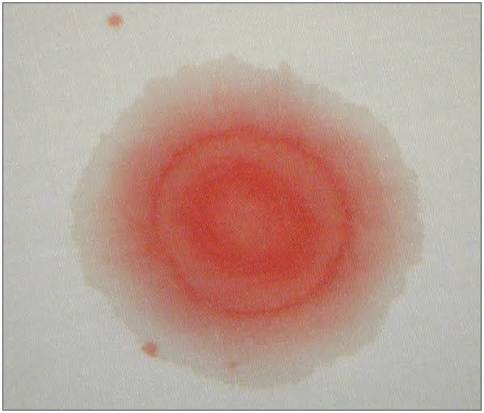
#> input picture csf image.jpg, 484 x 413 px
$ python -i sample_validation.py   (imports and definitions only)   (older library calls are emulated)
#> lines starting #> are read from the running program, lines starting #| are printed output that depends on the picture; after the words box and inside, x2 and y2 are one past the last pixel; in counts of white or black regions, pixels touching at a corner belong together
### backend/app/image_processing/preprocessing.py
"""Shared low-level image utilities used across the quality/ROI/halo modules."""
from __future__ import annotations

import cv2
import numpy as np


def to_grayscale(image_bgr: np.ndarray) -> np.ndarray:
    if image_bgr.ndim == 2:
        return image_bgr
    return cv2.cvtColor(image_bgr, cv2.COLOR_BGR2GRAY)


# [4 lines left out: function gaussian_blur, not called in this run]


def clahe_equalize(gray: np.ndarray, clip_limit: float = 2.0, tile: int = 8) -> np.ndarray:
    clahe = cv2.createCLAHE(clipLimit=clip_limit, tileGridSize=(tile, tile))
    return clahe.apply(gray)


def resize_max_dimension(image_bgr: np.ndarray, max_dim: int = 900) -> tuple[np.ndarray, float]:
    """Downscale for consistent, fast processing. Returns (image, scale_applied)."""
    h, w = image_bgr.shape[:2]
    longest = max(h, w)
    if longest <= max_dim:
        return image_bgr, 1.0
    scale = max_dim / float(longest)
    resized = cv2.resize(image_bgr, (int(w * scale), int(h * scale)), interpolation=cv2.INTER_AREA)
    return resized, scale


# [15 lines left out: function to_polar, not called in this run]

### backend/app/image_processing/sample_validation.py
"""Sample gate: respond ONLY to photos of a halo test sample (fluid drop on a pad).

Runs before any analysis. Without it, any photo — a face, a cat, a coffee cup — went through
the pipeline and came back "HALO DETECTED" with a confident classification.

Rather than only ruling things out, the gate requires positive evidence of a fluid stain.
Checks, in order (first failure wins):

  1. face            — a face is detected (YuNet DNN + LBP cascade; either one is enough)
  2. no_sample_pad   — the image border isn't a pale, low-saturation absorbent pad
  3. no_stain        — no darker, roughly round stain on the pad
  4. not_fluid_stain — the stain doesn't look like soaked-in fluid: fluid wicks into the pad,
                       leaving a SOFT edge, a SMOOTH interior and a red-brown (blood) colour.
                       Solid objects (coins, stickers, buttons, caps), heads and silhouettes
                       have sharp outlines, internal detail, or neutral/black colour.
  5. cluttered_scene — too much edge detail around the stain for a plain pad

Calibration (docs/validation.md): every one of 1,116 dataset images (all 7 classes plus JPEG,
phone-size, warm-light, dim and fibre-texture variants) is accepted; every natural photo,
tilted/partial/low-light selfie, and stain look-alike (stickers, coins, caps, backlit head)
is refused. Margins are deliberately wide on the sample side because real gauze photos are
messier than the synthetic set — recalibrate once real sample photos exist; refused images
log their measured values for exactly that purpose.

Known limitation: a halo test is blood mixed with the test fluid, so a stain with no blood at
all (clear fluid only) is refused as not_fluid_stain.
"""
from __future__ import annotations

import hashlib
import logging
from dataclasses import dataclass, field
from functools import lru_cache
from pathlib import Path

import cv2
import numpy as np

from app.image_processing.preprocessing import resize_max_dimension, to_grayscale

logger = logging.getLogger(__name__)

# --- thresholds (observed sample ranges in comments) ---
PAD_MIN_BRIGHTNESS = 120          # samples >= 187
PAD_MAX_SATURATION = 60           # samples <= 17
STAIN_MIN_CIRCULARITY = 0.66      # samples >= 0.94; natural photos <= 0.60; a square is 0.64
STAIN_MIN_CONTRAST = 20           # pad brightness minus stain brightness
STAIN_AREA_RANGE = (0.002, 0.85)
STAIN_MIN_WARM_FRACTION = 0.40    # samples >= 0.66; black/grey objects, silhouettes = 0
STAIN_MIN_SATURATION = 50         # samples >= 78; backlit silhouette 36
STAIN_MAX_INTERIOR_EDGES = 0.05   # samples <= 0.031; faces/animals/objects up to 0.09+
STAIN_MAX_RIM_SHARPNESS = 1.20    # samples <= 0.85; every solid object/selfie tested >= 1.49
MAX_EDGE_DENSITY_OUTSIDE = 0.02   # samples 0.000; most natural photos 0.02-0.25
FACE_MIN_SCORE = 0.6              # YuNet: 0 of 1,668 sample images scored above 0.0

_YUNET_PATH = Path(__file__).resolve().parent.parent / "models_bin" / "face_detection_yunet_2023mar.onnx"
_YUNET_SHA256 = "8f2383e4dd3cfbb4553ea8718107fc0423210dc964f9f4280604804ed2552fa4"

MESSAGES = {
    "face": "This looks like a photo of a person's face. Only photos of a halo test sample "
            "(fluid drop on an absorbent pad or gauze) can be analysed.",
    "no_sample_pad": "No sample pad was found. The sample should sit on a pale, plain absorbent "
                     "pad or gauze that fills most of the photo.",
    "no_stain": "No round fluid stain was found on the pad. Centre the drop in the frame and "
                "make sure the stain is visible.",
    "not_fluid_stain": "The dark spot doesn't look like a fluid stain. A halo test stain is blood "
                       "mixed with fluid soaked into the pad — red-brown, with a soft edge and no "
                       "internal detail. This looks like a solid object, a person, or a non-blood mark.",
    "cluttered_scene": "The photo contains too much other detail around the sample. Photograph "
                       "only the pad, close up, against a plain surface.",
}


class NotASampleError(Exception):
    def __init__(self, reason: str, metrics: dict | None = None):
        super().__init__(MESSAGES[reason])
        self.reason = reason
        self.metrics = metrics or {}  # numeric check values only — safe to log, no image content


@dataclass
class SampleCheck:
    ok: bool
    reason: str | None = None
    metrics: dict = field(default_factory=dict)

    @property
    def message(self) -> str | None:
        return MESSAGES.get(self.reason) if self.reason else None


# ---------------- faces ----------------

@lru_cache(maxsize=1)
def _lbp_cascade():
    from skimage.data import lbp_frontal_face_cascade_filename
    from skimage.feature import Cascade
    return Cascade(lbp_frontal_face_cascade_filename())


@lru_cache(maxsize=1)
def _yunet():
    """YuNet face detector (OpenCV Zoo, MIT licence). Pinned by SHA-256 so a swapped model file
    is refused; if unavailable the LBP cascade alone is used and a warning is logged."""
    try:
        data = _YUNET_PATH.read_bytes()
    except OSError:
        logger.warning("YuNet model missing at %s — face detection falls back to LBP only.", _YUNET_PATH)
        return None
    if hashlib.sha256(data).hexdigest() != _YUNET_SHA256:
        logger.error("YuNet model hash mismatch — refusing to load it; using LBP only.")
        return None
    return cv2.FaceDetectorYN.create(str(_YUNET_PATH), "", (320, 320), 0.5, 0.3, 50)


def _count_faces(image_bgr: np.ndarray) -> int:
    count = 0
    detector = _yunet()
    if detector is not None:
        small, _ = resize_max_dimension(image_bgr, 640)
        detector.setInputSize((small.shape[1], small.shape[0]))
        _, faces = detector.detect(small)
        if faces is not None:
            count += int((faces[:, -1] >= FACE_MIN_SCORE).sum())
    if count:
        return count
    gray_small, _ = resize_max_dimension(to_grayscale(image_bgr), 512)
    return len(_lbp_cascade().detect_multi_scale(
        img=gray_small, scale_factor=1.2, step_ratio=1, min_size=(48, 48), max_size=(400, 400),
        min_neighbor_number=4,
    ))


# ---------------- pad and stain ----------------

def _border_hsv(image_bgr: np.ndarray) -> tuple[float, float]:
    hsv = cv2.cvtColor(image_bgr, cv2.COLOR_BGR2HSV)
    h, w = hsv.shape[:2]
    b = max(4, int(0.06 * min(h, w)))
    border = np.concatenate([hsv[:b].reshape(-1, 3), hsv[-b:].reshape(-1, 3),
                             hsv[:, :b].reshape(-1, 3), hsv[:, -b:].reshape(-1, 3)])
    return float(np.median(border[:, 2])), float(np.median(border[:, 1]))


def _largest_dark_blob(blurred: np.ndarray):
    _, mask = cv2.threshold(blurred, 0, 255, cv2.THRESH_BINARY_INV + cv2.THRESH_OTSU)
    mask = cv2.morphologyEx(mask, cv2.MORPH_OPEN, cv2.getStructuringElement(cv2.MORPH_ELLIPSE, (5, 5)))
    contours, _ = cv2.findContours(mask, cv2.RETR_EXTERNAL, cv2.CHAIN_APPROX_SIMPLE)
    if not contours:
        return None
    contour = max(contours, key=cv2.contourArea)
    area = cv2.contourArea(contour)
    if area <= 0:
        return None
    (cx, cy), radius = cv2.minEnclosingCircle(contour)
    blob_mask = np.zeros_like(blurred)
    cv2.drawContours(blob_mask, [contour], -1, 255, -1)
    return {
        "area_fraction": area / blurred.size, "circularity": area / (np.pi * radius * radius + 1e-9),
        "mean_gray": float(blurred[blob_mask > 0].mean()), "center": (cx, cy), "radius": radius,
        "mask": blob_mask,
    }


def _fluid_character(image_bgr: np.ndarray, gray: np.ndarray, blurred: np.ndarray, blob: dict) -> dict:
    """Colour, interior smoothness and rim softness of the stain."""
    mask, r = blob["mask"], blob["radius"]
    k = max(3, int(r * 0.15)) | 1
    core = cv2.erode(mask, cv2.getStructuringElement(cv2.MORPH_ELLIPSE, (k, k)))
    if not core.any():
        core = mask
    px = cv2.cvtColor(image_bgr, cv2.COLOR_BGR2HSV)[core > 0]
    warm = ((px[:, 0] <= 25) | (px[:, 0] >= 155)) & (px[:, 1] >= 60)  # red-brown hues, OpenCV 0-180 scale

    edges = cv2.Canny(cv2.GaussianBlur(gray, (5, 5), 0), 40, 120) > 0

    # Rim sharpness: steepest gradient across the stain boundary relative to the stain's contrast,
    # scaled by radius so a soft edge on a big stain isn't mistaken for a sharp one.
    f = blurred.astype(np.float32)
    mag = np.hypot(cv2.Sobel(f, cv2.CV_32F, 1, 0, ksize=3), cv2.Sobel(f, cv2.CV_32F, 0, 1, ksize=3))
    band = cv2.dilate(mask, np.ones((7, 7), np.uint8)) - cv2.erode(mask, np.ones((7, 7), np.uint8))
    ring_out = cv2.dilate(mask, np.ones((31, 31), np.uint8)) - cv2.dilate(mask, np.ones((15, 15), np.uint8))
    outside_level = float(np.median(blurred[ring_out > 0])) if ring_out.any() else 255.0
    contrast = max(1.0, outside_level - float(np.median(blurred[core > 0])))
    rim = float(np.percentile(mag[band > 0], 90)) / contrast * (r / 100.0) if band.any() else 99.0

    return {
        "stain_warm_fraction": round(float(warm.mean()), 3),
        "stain_saturation": float(np.median(px[:, 1])),
        "stain_interior_edges": round(float(edges[core > 0].mean()), 4),
        "stain_rim_sharpness": round(rim, 3),
    }


def validate_sample(image_bgr: np.ndarray) -> SampleCheck:
    image_bgr, _ = resize_max_dimension(image_bgr, 1024)
    gray = to_grayscale(image_bgr)
    blurred = cv2.GaussianBlur(gray, (7, 7), 0)
    h, w = gray.shape
    m: dict = {}

    m["faces"] = _count_faces(image_bgr)
    if m["faces"] > 0:
        return SampleCheck(False, "face", m)

    m["pad_brightness"], m["pad_saturation"] = _border_hsv(image_bgr)
    if m["pad_brightness"] < PAD_MIN_BRIGHTNESS or m["pad_saturation"] > PAD_MAX_SATURATION:
        return SampleCheck(False, "no_sample_pad", m)

    blob = _largest_dark_blob(blurred)
    if blob is None:
        return SampleCheck(False, "no_stain", m)
    m["stain_area_fraction"] = round(blob["area_fraction"], 4)
    m["stain_circularity"] = round(blob["circularity"], 3)
    m["stain_contrast"] = round(m["pad_brightness"] - blob["mean_gray"], 1)
    if (not STAIN_AREA_RANGE[0] <= blob["area_fraction"] <= STAIN_AREA_RANGE[1]
            or blob["circularity"] < STAIN_MIN_CIRCULARITY or m["stain_contrast"] < STAIN_MIN_CONTRAST):
        return SampleCheck(False, "no_stain", m)

    m.update(_fluid_character(image_bgr, gray, blurred, blob))
    if (m["stain_warm_fraction"] < STAIN_MIN_WARM_FRACTION or m["stain_saturation"] < STAIN_MIN_SATURATION
            or m["stain_interior_edges"] > STAIN_MAX_INTERIOR_EDGES
            or m["stain_rim_sharpness"] > STAIN_MAX_RIM_SHARPNESS):
        return SampleCheck(False, "not_fluid_stain", m)

    # Edge detail outside the stain, leaving room for the halo ring itself (outer ring radius
    # can reach ~1.9x the stain radius when the stain blob is only the inner core). The outermost
    # border strip is excluded: a photo/scan frame or crop edge produces a hard line right at the
    # image boundary that isn't scene clutter, unlike real background objects which spread edges
    # through the interior of the "outside" ring.
    yy, xx = np.ogrid[:h, :w]
    cx, cy = blob["center"]
    b = max(4, int(0.06 * min(h, w)))
    not_border = (yy >= b) & (yy < h - b) & (xx >= b) & (xx < w - b)
    outside = (np.hypot(xx - cx, yy - cy) > blob["radius"] * 2.2) & not_border
    edges = cv2.Canny(cv2.GaussianBlur(gray, (5, 5), 0), 60, 150) > 0
    m["edge_density_outside"] = round(float(edges[outside].mean()) if outside.any() else 0.0, 4)
    if m["edge_density_outside"] > MAX_EDGE_DENSITY_OUTSIDE:
        return SampleCheck(False, "cluttered_scene", m)

    return SampleCheck(True, None, m)

>>> import cv2
>>> picture = cv2.imread('../../../csf image.jpg')
#> picture is the input picture: shape (413, 484, 3); mean B, G, R 152.4, 162.4, 188.3
>>> result = validate_sample(picture)
#> in validate_sample, `blurred = cv2.GaussianBlur(gray, (7, 7), 0)`:
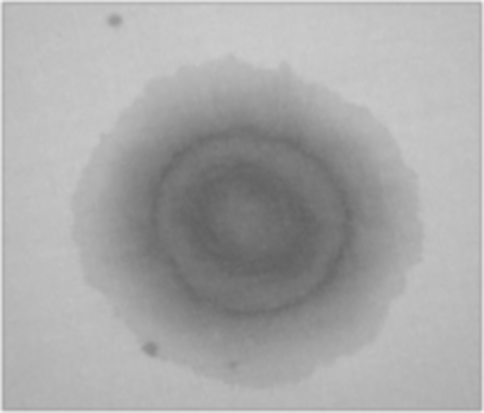
#> blurred: shape (413, 484); min 97, max 243, mean 168.8
#> in _border_hsv, `hsv = cv2.cvtColor(image_bgr, cv2.COLOR_BGR2HSV)`: hsv: shape (413, 484, 3); mean H, S, V 21, 49.6, 188.5
#> in _largest_dark_blob, `_, mask = cv2.threshold(blurred, 0, 255, cv2.THRESH_BINARY_INV + cv2.T..`:
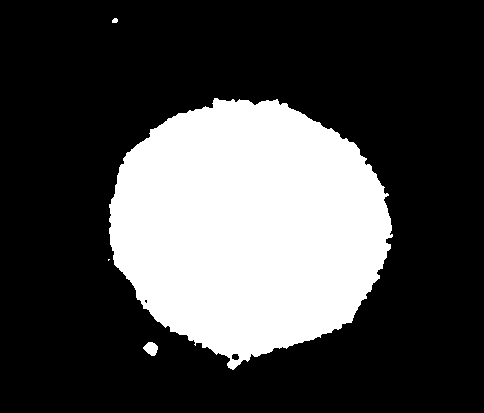
#> mask: shape (413, 484); 28.1% white; 4 white regions (1 under 20 px), largest, box (x1, y1, x2, y2) and area: (109, 98, 393, 370) 55964, (143, 342, 158, 356) 144, (112, 18, 118, 23) 25
#> in _largest_dark_blob, `mask = cv2.morphologyEx(mask, cv2.MORPH_OPEN, cv2.getStructuringElemen..`:
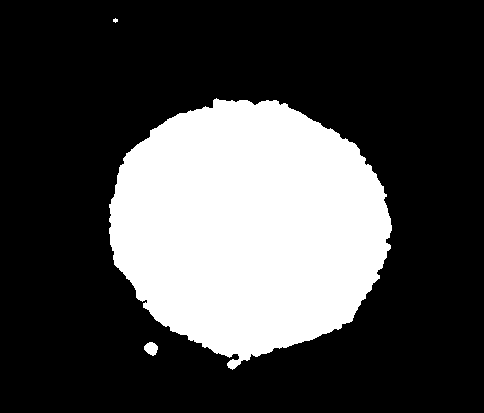
#> mask: shape (413, 484); 28% white; 3 white regions (1 under 20 px)
#> in _largest_dark_blob, `contours, _ = cv2.findContours(mask, cv2.RETR_EXTERNAL, cv2.CHAIN_APPR..`: contours = 3 contours, 1 with area under 20; largest, box (x1, y1, x2, y2) and area: (109, 98, 392, 370) 55408, (144, 342, 158, 356) 120
#> in _largest_dark_blob, `contour = max(contours, key=cv2.contourArea)`: contour = contour of 537 points, box (x1, y1, x2, y2) (109, 98, 392, 370), area 55408
#> in _largest_dark_blob, `area = cv2.contourArea(contour)`: area = 55407.5
#> in _largest_dark_blob, `(cx, cy), radius = cv2.minEnclosingCircle(contour)`: cx = 248.5; cy = 226.8; radius = 143.1
#> in _largest_dark_blob, `cv2.drawContours(blob_mask, [contour], -1, 255, -1)`: blob_mask: shape (413, 484); 27.9% white; 1 white region, box (x1, y1, x2, y2) and area: (109, 98, 392, 370) 55852
#> in validate_sample, `blob = _largest_dark_blob(blurred)`: blob = 6 items
#> in _fluid_character, `mask, r = blob["mask"], blob["radius"]`: r = 143.1
#> in _fluid_character, `k = max(3, int(r * 0.15)) | 1`: k = 21
#> in _fluid_character, `core = cv2.erode(mask, cv2.getStructuringElement(cv2.MORPH_ELLIPSE, (k..`: core: shape (413, 484); 23.5% white; 1 white region, box (x1, y1, x2, y2) and area: (120, 110, 381, 347) 46976
#> in _fluid_character, `edges = cv2.Canny(cv2.GaussianBlur(gray, (5, 5), 0), 40, 120) > 0`:
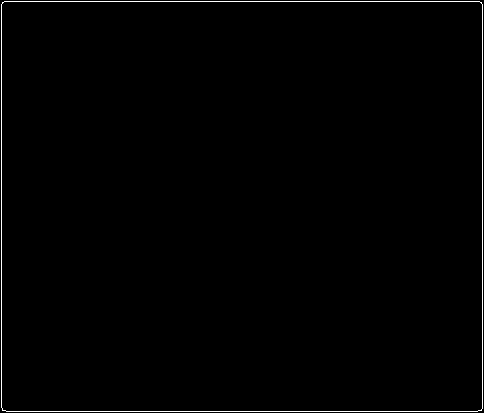
#> edges: shape (413, 484) bool; 0.89% white in thin lines or dots
#> in _fluid_character, `mag = np.hypot(cv2.Sobel(f, cv2.CV_32F, 1, 0, ksize=3), cv2.Sobel(f, c..`:
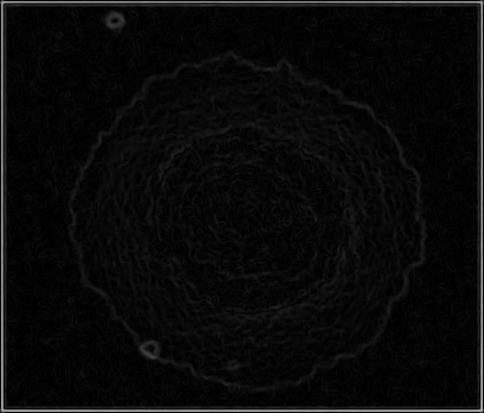
#> mag: shape (413, 484) float32; min 0, max 175.4, mean 9.7
#> in _fluid_character, `band = cv2.dilate(mask, np.ones((7, 7), np.uint8)) - cv2.erode(mask, n..`:
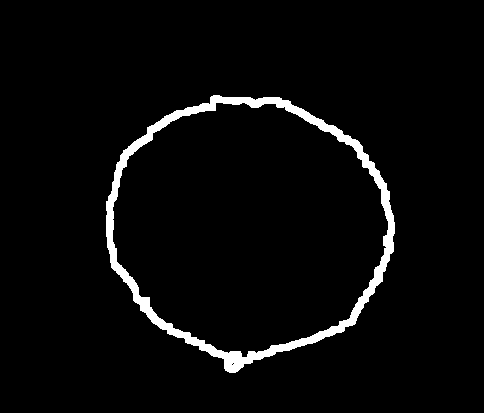
#> band: shape (413, 484); 3.6% white; 1 white region, box (x1, y1, x2, y2) and area: (106, 95, 395, 373) 7162
#> in _fluid_character, `ring_out = cv2.dilate(mask, np.ones((31, 31), np.uint8)) - cv2.dilate(..`:
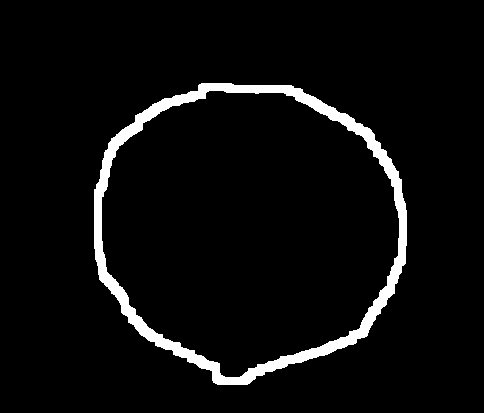
#> ring_out: shape (413, 484); 4.8% white; 1 white region, box (x1, y1, x2, y2) and area: (94, 83, 407, 385) 9588
#> in _fluid_character, `outside_level = float(np.median(blurred[ring_out > 0])) if ring_out.an..`: outside_level = 168
#> in _fluid_character, `contrast = max(1.0, outside_level - float(np.median(blurred[core > 0])))`: contrast = 50
#> in _fluid_character, `rim = float(np.percentile(mag[band > 0], 90)) / contrast * (r / 100.0)..`: rim = 0.445
#> in validate_sample, `cx, cy = blob["center"]`: cx = 248.5; cy = 226.8
#> in validate_sample, `outside = (np.hypot(xx - cx, yy - cy) > blob["radius"] * 2.2) & not_bo..`: outside: shape (413, 484) bool; every value is 0
